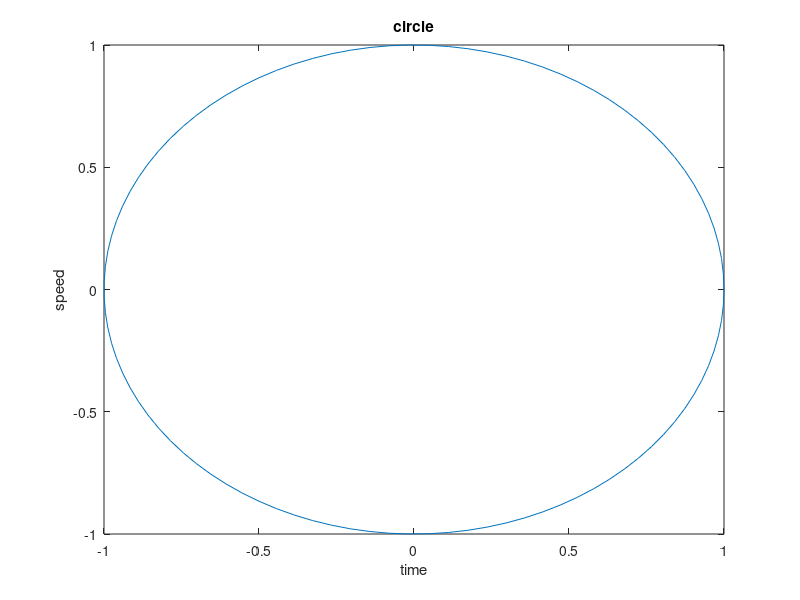

MATLAB code for this plot:
theta=linspace(0,2*pi,100);
r=1;
x=r.*cos(theta);
y=r.*sin(theta);
plot(x,y);
xlabel('time');
ylabel('speed');
title('circle');